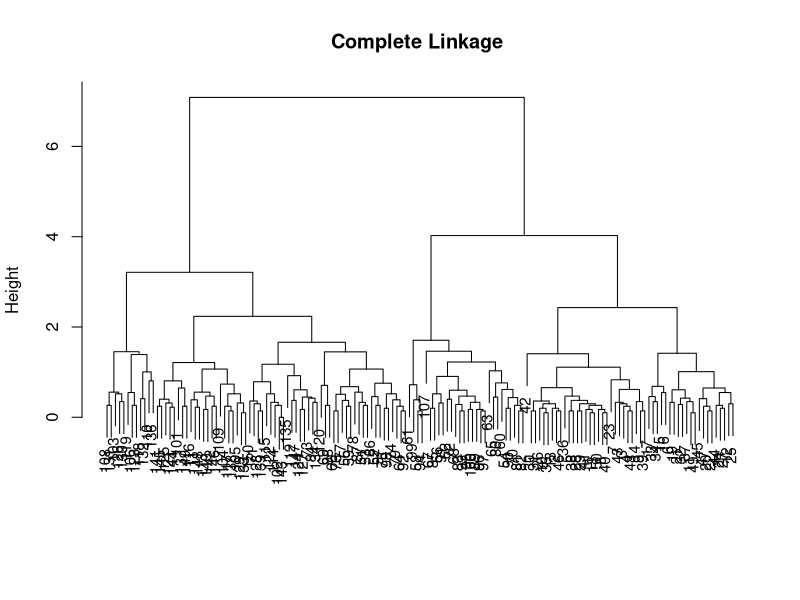
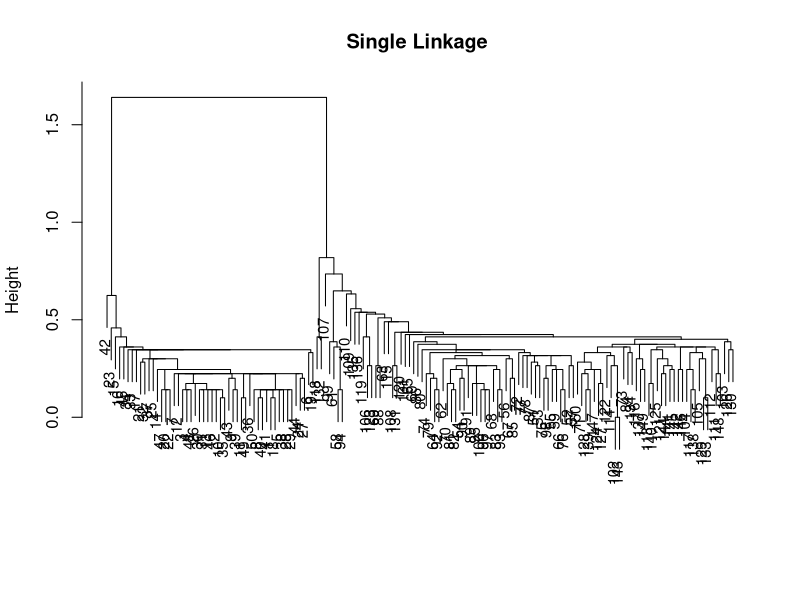
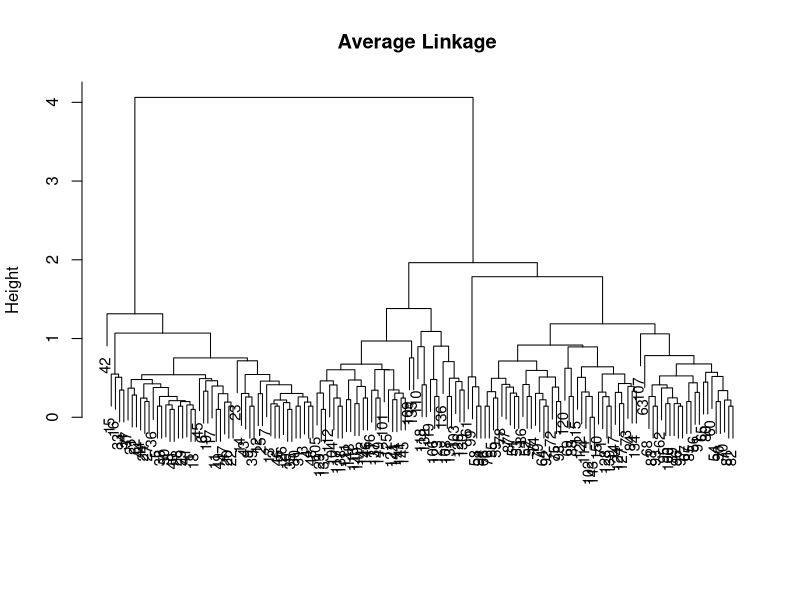

Source code (R) for these figures, in order:
## ---- chunk 1
Euc_dist <- function(x,y){
 return(sqrt((x-y)^2)) 
}

L1_norm <- function(x,y){
  return(sum(abs(x-y))) 
}

my_kmeans <- function(x, k, d){
  n <- nrow(x)
  init <- sample(1:n, k)
  centroids <- x[init,]
  assignment <- apply(x, 1, function(obs) {
    distances <- apply(centroids, 1, function(centroid){
      d(obs,centroid)
    })
  which.min(distances)
  }) 
 repeat {
    prev <- assignment
    mat_list <- split(x,assignment)
    centroids <- t(sapply(mat_list,colMeans))
    assignment <- apply(x, 1, function(obs) {
      distances <- apply(centroids, 1,function(centroid) {
        d(obs,centroid)
    })
  which.min(distances)
  })
  if (all(assignment == prev)){
    break
   }     
 }

  wss <- sapply(split(x,assignment), function(x_sub) {
    sum(apply(x_sub, 2, function(col){ sum((col - mean(col))^2)} ))
  })
  
  tss <- sum(apply(x, 2, function(col){ sum((col - mean(col))^2)} ))
  bss_over_tss <- (tss - sum(wss)) / tss
  return(list(cluster_sizes = as.vector(table(assignment)),cluster_means = centroids, clustering_vector = assignment, wss_cluster = wss, bss_over_tss = bss_over_tss))
}
## ---- chunk 2
my_kmeans(iris[1:4],3,L1_norm)
kmeans(iris[1:4],3)
## ---- chunk 3
hc.complete <-hclust(dist(iris[, 1:4]), method="complete") 
plot(hc.complete, main="Complete Linkage ", xlab="", sub="",cex=.9)
## ---- chunk 4
hc.single<-hclust(dist(iris[, 1:4]), method="single")
plot(hc.single, main="Single Linkage ", xlab="", sub="",cex=.9)
## ---- chunk 5
hc.average <- hclust(dist(iris[, 1:4]), method="average")
plot(hc.average, main="Average Linkage ", xlab="", sub="",cex=.9)
## ---- chunk 6
cutree(hc.complete,3)
